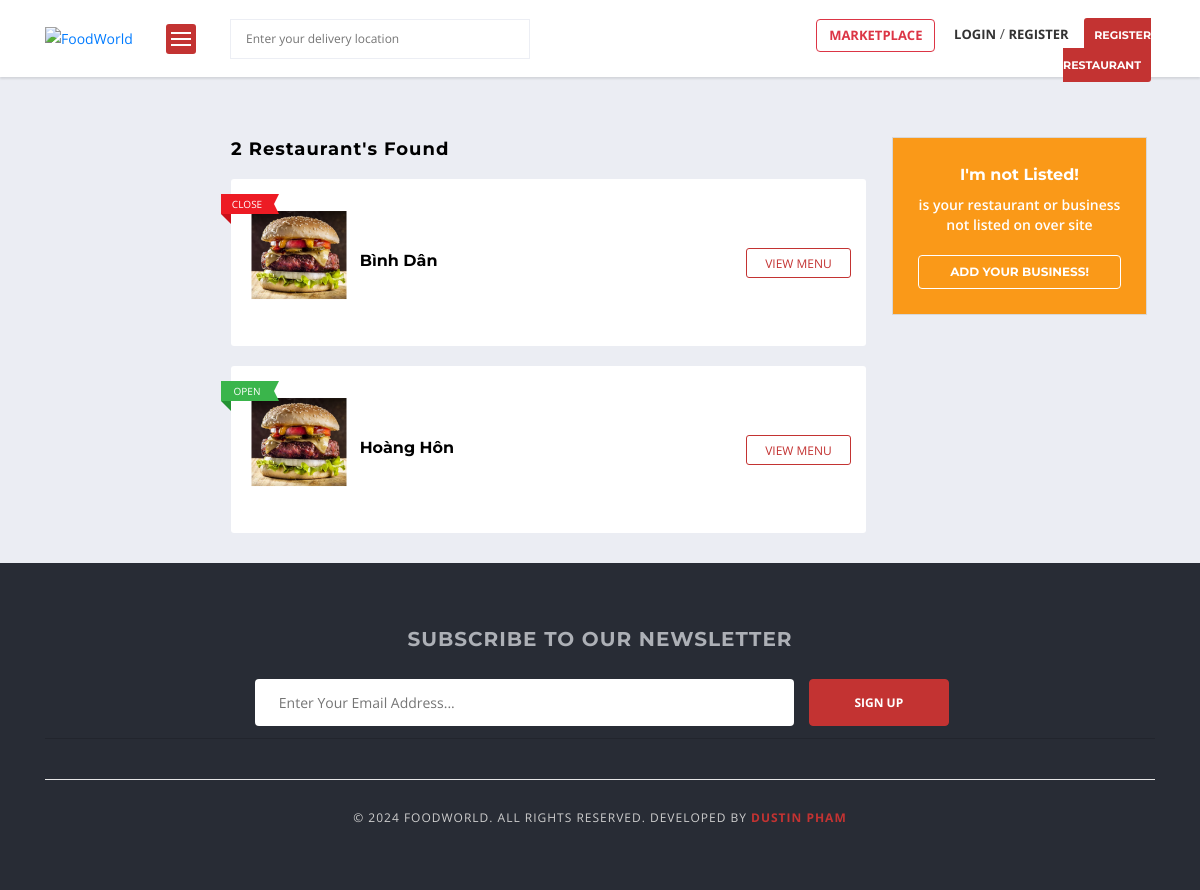
The app's page /marketplace/ with its own data.
### vendor/models.py (models this page shows, shortened)
class Vendor(models.Model):
  user = models.OneToOneField(User, related_name='user_vendor', on_delete=models.CASCADE)
  user_profile = models.OneToOneField(UserProfile, related_name='vendor_by_user_profile', on_delete=models.CASCADE)
  vendor_name = models.CharField(max_length=50)
  vendor_slug = models.SlugField(max_length=100, unique=True)
  vendor_license = models.ImageField(upload_to='vendor/license')
  is_approved = models.BooleanField(default=False)
  created_at = models.DateTimeField(auto_now_add=True)
  modified_at = models.DateTimeField(auto_now=True)
  def is_open(self):
    today_date = date.today()
    today = today_date.isoweekday()
    current_opening_hours = OpeningHour.objects.filter(vendor=self, day=today)
    now = datetime.now()
    current_time = now.strftime("%H:%M:%S")
    is_open = None
    for c_o_hour in current_opening_hours:
      if c_o_hour.from_hour and c_o_hour.to_hour:
        start = str(datetime.strptime(c_o_hour.from_hour, '%I:%M %p').time())
        end = str(datetime.strptime(c_o_hour.to_hour, '%I:%M %p').time())
        if start < current_time < end:
          is_open = True
          break
        else:
          is_open = False
    return is_open

### marketplace/views.py (the view)
# urls.py: path('marketplace/', include('marketplace.urls')),
def marketplace(request):
  vendors = Vendor.objects.filter(is_approved=True, user__is_active=True)
  vendor_count = vendors.count()
  context = {
    'vendors': vendors,
    'vendor_count': vendor_count
  }
  return render(request, 'marketplace/vendors_list.html', context)

### accounts/context_processors.py (called while the page is built)
def get_vendor(request):
  try:
    vendor = Vendor.objects.get(user=request.user)
  except:
    vendor = None
  return dict(vendor=vendor)

def get_user_profile(request):
  try:
    user_profile = UserProfile.objects.get(user=request.user)
  except:
    user_profile = None
  return dict(user_profile=user_profile)

def get_google_api(request):
  return {'GOOGLE_API_KEY': settings.GOOGLE_API_KEY}

def get_paypal_client_id(request):
  return {'PAYPAL_CLIENT_ID': settings.PAYPAL_CLIENT_ID}

### marketplace/context_processors.py (called while the page is built, shortened)
def get_cart_counter(request):
  cart_count = 0
  return dict(cart_count=cart_count)

def get_cart_amounts(request):
  subtotal = 0
  tax = 0
  grand_total = 0
  tax_dict = {}
  return dict(subtotal=subtotal, tax=tax, grand_total=grand_total, tax_dict=tax_dict)

### orders/request_object.py (called while the page is built)
def RequestObjectMiddleware(get_response):
    def middleware(request):
        models.request_object = request
        response = get_response(request)
        return response
    return middleware

### templates/marketplace/vendors_list.html (shortened to what this page needs)
{% extends 'base.html' %}
{% load static %}
{% block content %}
<div class="main-section">
  <div class="page-section nopadding cs-nomargin" style="margin-top: 0px;padding-top: 60px;padding-bottom: 10px;margin-bottom: 0px;">
    <div class="container">
      <div class="row">
        <div class="col-lg-12 col-md-12 col-sm-12 col-xs-12">
          <div class="row">
            <aside class="col-lg-2 col-md-2 col-sm-12 col-xs-12"></aside>
            <div class="col-lg-7 col-md-7 col-sm-12 col-xs-12">
              <div class="listing-sorting-holder">
                <div class="row">
                  <div class="col-lg-12 col-md-12 col-sm-12 col-xs-12">
                    <h4>{{ vendor_count }} Restaurant's found</h4>
                  </div>
                </div>
              </div>
              <div class="listing simple">
                <ul>
                  {% for vendor in vendors %}
                    <li style="line-height:15px;">
                      <div class="img-holder">
                        <figure>
                          <a href="#">
                            {% if vendor.user_profile.profile_picture %}
                              <img src="{{ vendor.user_profile.profile_picture.url }}" class="img-list wp-post-image" alt="">
                            {% else %}
                              <img src="{% static 'images/default-profile.png' %}" class="img-list wp-post-image" alt="">
                            {% endif %}
                          </a>
                        </figure>
                        {% if vendor.is_open %}
                          <span class="restaurant-status open">
                            <em class="bookmarkRibbon"></em>Open
                          </span>
                        {% else %}
                          <span class="restaurant-status close">
                            <em class="bookmarkRibbon"></em>Close
                          </span>
                        {% endif %}
                      </div>
                      <div class="text-holder">
                        <div class="post-title">
                          <h5>
                            <a href="{% url 'vendor_detail' vendor.vendor_slug %}">{{ vendor.vendor_name }}</a>
                          </h5>
                        </div>
                      </div>
                      <div class="list-option">
                        <a href="{% url 'vendor_detail' vendor.vendor_slug %}" class="viewmenu-btn text-color">View Menu</a>
                      </div>
                    </li>
                  {% endfor %}
                </ul>
              </div>
            </div>
            <div class="section-sidebar col-lg-3 col-md-3 col-sm-12 col-xs-12">
              <div class="message-box" style="background-color: #fa9918;">
                <strong>I'm not Listed!</strong><span>is your restaurant or business not listed on over site</span>
                <a href="{% url 'registerVendor' %}" class="request-btn">Add Your business!</a>
              </div>
            </div>
          </div>
        </div>
      </div>
    </div>
  </div>
</div>
{% endblock content %}

### templates/base.html (style rules this page uses)
body, .main-section p, .mce-content-body p { font:Normal 14px/24px "Open Sans", sans-serif;letter-spacing: 0px;text-transform: none;color: #515151 !important; }

### records on screen
Vendor: shows "CLOSE", vendor_name "Bình Dân"
Vendor: shows "OPEN", vendor_name "Hoàng Hôn"

### other values on screen
{{ vendor_count }} "2"
